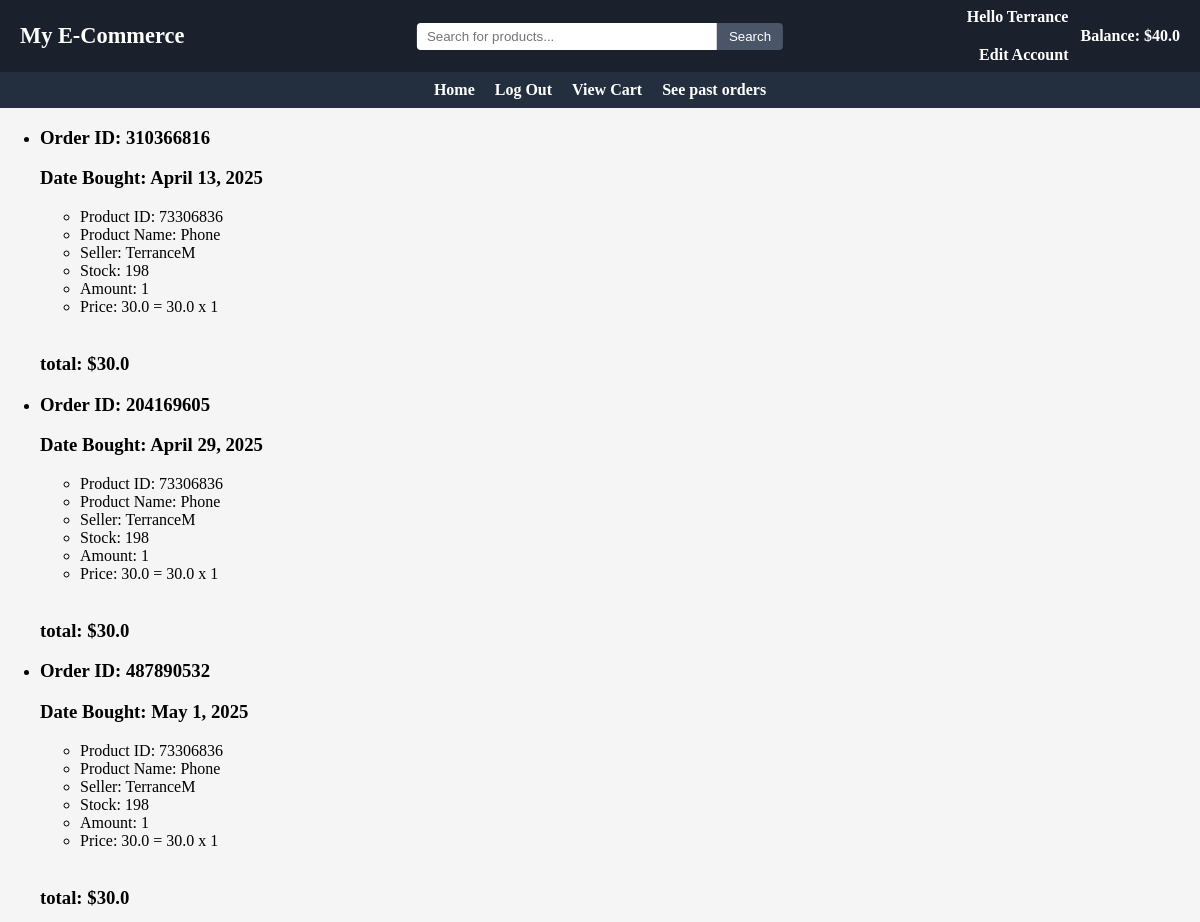
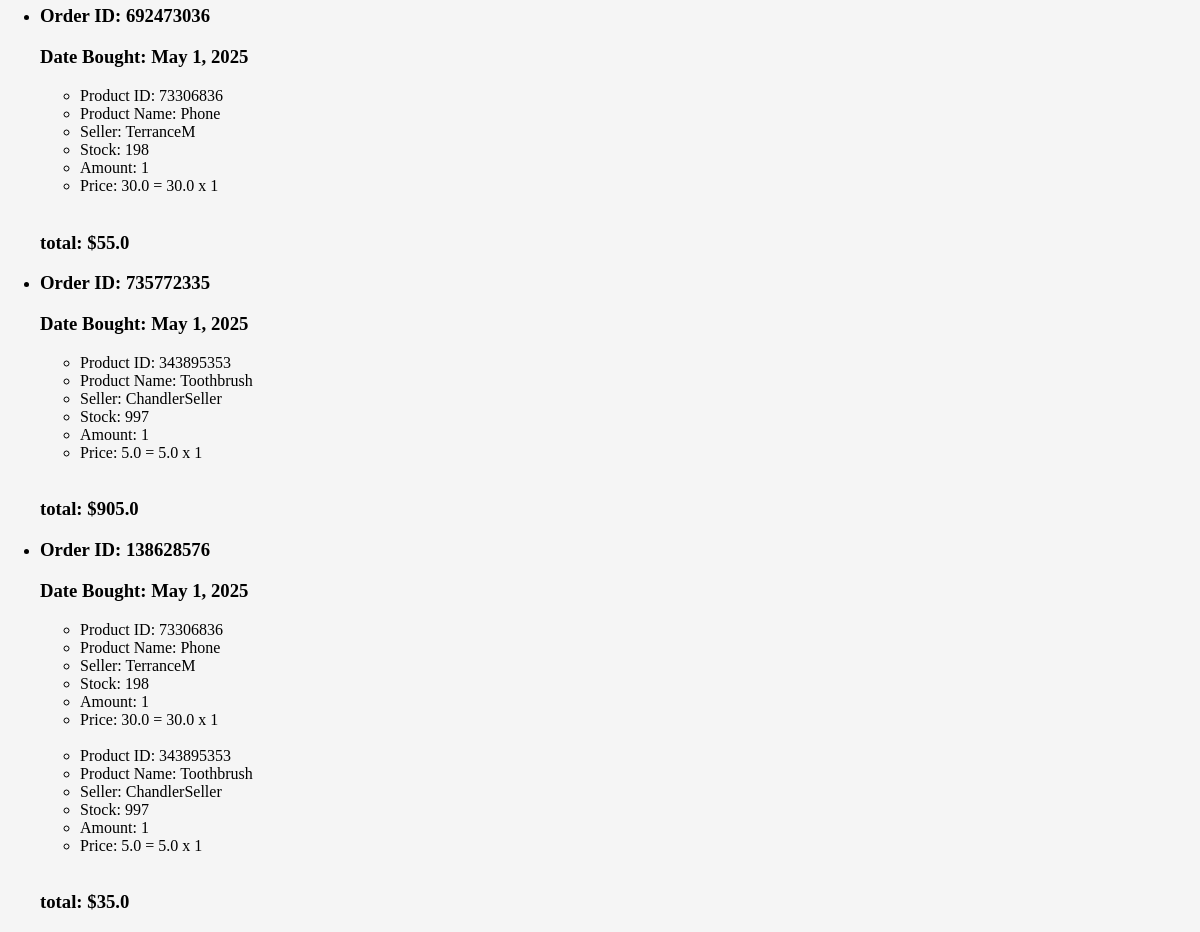
Page /925122535/buy/orders on the earlier database version (2 pictures, top to bottom).
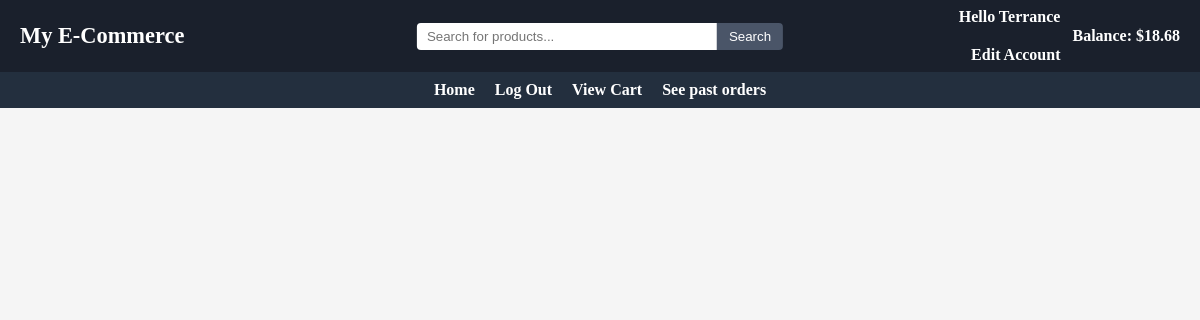
Same page on the later database version.
### main/models.py (models this page shows, shortened)
class User(models.Model):
    userID = models.BigIntegerField(primary_key=True)
    username = models.CharField(max_length=50, unique=True)
    password = models.CharField(max_length=200)
    email = models.EmailField()
    role = models.SmallIntegerField()
    balance = models.FloatField(default=0)
    approved = models.BooleanField(default=False)
    def __str__(self):
        return self.username

class Order(models.Model):
    orderID = models.BigIntegerField()
    buyer = models.ForeignKey(User, on_delete=models.CASCADE)
    date_bought=models.DateField(default=date.today())
    item = models.ForeignKey(Item, on_delete=models.CASCADE)
    amount = models.IntegerField()
    price = models.FloatField()
    totalPrice = models.FloatField(default=0.0)

class Item(models.Model):
    itemID = models.BigIntegerField(primary_key=True)
    name = models.CharField(max_length=200)
    category = models.CharField(max_length=100)
    image = models.ImageField(upload_to='main/static/images', default='p')
    description = models.CharField(max_length=300)
    price = models.FloatField(default=0.0)
    stock = models.IntegerField(default=0)
    seller = models.ForeignKey(User, on_delete=models.CASCADE)
    date_added=models.DateField(default=date.today())
    approved = models.BooleanField(default=False)

### main/views.py (the view)
# urls.py: path("buy/orders", views.viewOrders, name="viewOrders"),
def viewOrders(request, UserID=0):
    userData = 0
    try:
        userData = User.objects.get(userID=UserID)
        if(userData.role == 0):
            messages.add_message(request, messages.SUCCESS, "This account was rejected by an admin. Please create a new account")
            userData.delete()
    except User.DoesNotExist:
        userData = 0
        items = Item.objects.filter(approved=True).order_by('name')[:20]
        return render(request, "index.html", {"userData": userData, "userID":UserID, "items":items})
    orderIDs = []
    if(userData.role == 0):
        messages.add_message(request, messages.SUCCESS, "This account was rejected by an admin. Please create a new account")
        userData.delete()
    orderItems = Order.objects.filter(buyer=userData)
    orders = []
    for item in orderItems.all():
        if(not item.orderID in orderIDs):
            orderIDs.append(item.orderID)
            orders.append(orderItems.filter(orderID=item.orderID))
    return render(request, "seeOrders.html", context={"userData":userData, "orders":orders})

### main/templates/seeOrders.html (shortened to what this page needs)
{% extends "base.html" %}
{%block content%}
    {%if userData.role == 1%}
        <ul>
        {%for order in orders%}
            <li><h3>Order ID: {{order.first.orderID}}</h3>
            <h3>Date Bought: {{order.first.date_bought}}</h3>
            {%for item in order%}
                <ul>
                    <li>Product ID: {{item.item.itemID}}</li>
                    <li>Product Name: {{item.item.name}}</li>
                    <li>Seller: {{item.item.seller}}</li>
                    <li>Stock: {{item.item.stock}}</li>
                    <li>Amount: {{item.amount}}</li>
                    <li>Price: {{item.price}} = {{item.item.price}} x {{item.amount}}</li>
                </ul>
                <br>
            {%endfor%}
            <h3>total: ${{order.first.totalPrice}}</h3></li>
          {%endfor%}
        </ul>
    {%endif%}
{%endblock content%}

### main/templates/base.html (shortened to what this page needs)
{% load static %}
<link rel="stylesheet" href="{% static 'css/styles.css' %}">
<header class="topbar">
  <div class="topbar-left">
    <h1 class="site-title">My E-Commerce</h1>
  </div>
  <div class="topbar-center">
    <form method="POST" action="/{%if userData.userID and userData.approved%}{{userData.userID}}/{% endif %}search/">
      <input type="text" name="search" placeholder="Search for products..." class="topbar-search"/>
      <button type="submit" name = "searchSubmit" value = "searchSubmit">Search</button>
    </form>
  </div>
  <div class="topbar-right">
    {% if userData.userID and userData.approved %}
      <a href="/{{userData.userID}}/edit" class="user-link">
        <span>Hello {{userData.username}}</span><br/>
        <span>Edit Account</span>
      </a>
      <span class="balance">Balance: ${{userData.balance}}</span>
    {% endif %}
  </div>
</header>
<header class="navbar">
    <nav class="navbar-menu">
        <ul class="nav-list">
            {%if not userData.userID%}
              <li><a href="/">Home</a></li>
              <li><a href="/login">Login</a></li>
              <li><a href="/create">Register</a></li>
            {%else%}
              <li><a href="/{{userData.userID}}/main">Home</a></li>
              <li><a href="/">Log Out</a></li>
                {%if userData.role == 3%}
                    <li><a href="/{{userData.userID}}/auth/users">Authenticate users</a></li>
                    <li><a href="/{{userData.userID}}/auth/items">Authenticate items</a></li>
                    <li><a href="/{{userData.userID}}/auth/monitorUsers">Monitor Users</a></li>
                    <li><a href="/{{userData.userID}}/auth/monitorItems">Monitor Products</a></li>
                    <li><a href="/{{userData.userID}}/auth/orders">Monitor Transactions</a></li>
                {%elif userData.role == 2%}
                    <li><a href="/{{userData.userID}}/sell/makeItem">Add new product</a></li>
                    <li><a href="/{{userData.userID}}/sell/items">See and edit Products</a></li>
                    <li><a href="/{{userData.userID}}/sell/orders">See past ordered items</a></li>
                {%elif userData.role == 1%}
                    <li><a href="/{{userData.userID}}/buy/cart">View Cart</a></li>
                    <li><a href="/{{userData.userID}}/buy/orders">See past orders</a></li>
                {%endif%}
          </ul>
          {%endif%}
    </nav>
  </header>
{%if not userData or userData.approved%}
  {%block content%}
  {%endblock content%}
{%endif%}

Differences in the rows shown:
removed Order: first.orderID "310366816", first.date_bought "April 13, 2025", item.itemID "73306836", item.name "Phone", item.seller "TerranceM", item.stock "198", amount "1", price "30.0", item.price "30.0", first.totalPrice "30.0"
removed Order: first.orderID "204169605", first.date_bought "April 29, 2025", item.itemID "73306836", item.name "Phone", item.seller "TerranceM", item.stock "198", amount "1", price "30.0", item.price "30.0", first.totalPrice "30.0"
removed Order: first.orderID "487890532", first.date_bought "May 1, 2025", item.itemID "73306836", item.name "Phone", item.seller "TerranceM", item.stock "198", amount "1", price "30.0", item.price "30.0", first.totalPrice "30.0"
removed Order: first.orderID "692473036", first.date_bought "May 1, 2025", item.itemID "73306836", item.name "Phone", item.seller "TerranceM", item.stock "198", amount "1", price "30.0", item.price "30.0", first.totalPrice "55.0"
removed Order: first.orderID "735772335", first.date_bought "May 1, 2025", item.itemID "343895353", item.name "Toothbrush", item.seller "ChandlerSeller", item.stock "997", amount "1", price "5.0", item.price "5.0", first.totalPrice "905.0"
removed Order: first.orderID "138628576", first.date_bought "May 1, 2025", item.itemID "73306836", item.name "Phone", item.seller "TerranceM", item.stock "198", amount "1", price "30.0", item.price "30.0", first.totalPrice "35.0"
removed Order: item.itemID "343895353", item.name "Toothbrush", item.seller "ChandlerSeller", item.stock "997", amount "1", price "5.0", item.price "5.0", shown under "138628576"
changed User "Terrance": balance "40.0" → "18.68"
Other differences:
list line gone: "Order ID: Date Bought: total: $"
